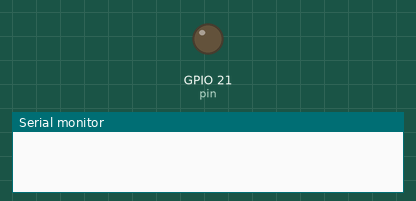
Recording of a program running on a simulated Seeed XIAO ESP32-S3. Parts: output pins drawn as LEDs (lit = HIGH), the last lines printed to the serial monitor. Dashed ring = blinking.

Above: at 1.0 s.
At 2.2 s:
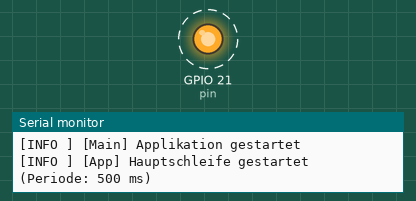
Timing chart, 0 to 3.0 s (numbered marks = the images above):
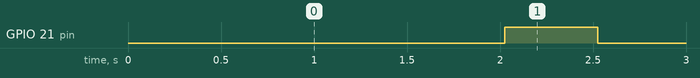

Measured:
- by itself, GPIO 21 (pin): alternates HIGH for 0.50 s and LOW for 0.50 s

The program:

main.cpp
```cpp
/**
 * @file    main.cpp
 * @brief   Arduino Entry-Point (setup/loop).
 *
 * Initialisiert Serial mit Startup-Delay, zeigt Banner,
 * und uebergibt Kontrolle an die Applikation.
 */

/* ============================================================================
 * INCLUDES
 * ============================================================================ */
#include "app/app.hpp"

#include "common/app_config.h"
#include "hw/serial_hal.h"

#include <Arduino.h>

/* ============================================================================
 * PRIVATE KONSTANTEN
 * ============================================================================ */

/** @brief Modul-Tag fuer Log-Ausgaben. */
static const char *const TAG = "Main";

/* ============================================================================
 * GLOBALE VARIABLEN
 * ============================================================================ */

/** @brief Applikationsinstanz (statisch, Lebensdauer = Programmlaufzeit). */
static App g_app;

/* ============================================================================
 * PRIVATE FUNKTIONEN
 * ============================================================================ */

/**
 * @brief Gibt Startup-Banner mit Versionsinformationen aus.
 */
static void printBanner(void)
{
    serial_hal_separator();
    serial_hal_printf("  %s v%u.%u.%u\n",
                      APP_NAME,
                      APP_VERSION_MAJOR,
                      APP_VERSION_MINOR,
                      APP_VERSION_PATCH);
    serial_hal_printf("  Board: Seeed XIAO ESP32S3\n");
    serial_hal_separator();
    serial_hal_printf("\n");
}

/* ============================================================================
 * ARDUINO ENTRY POINTS
 * ============================================================================ */

/**
 * @brief Arduino Setup-Funktion (einmalig nach Reset).
 */
void setup()
{
    /* Serial mit Startup-Delay initialisieren */
    (void)serial_hal_init(APP_SERIAL_BAUD, APP_SERIAL_STARTUP_MS);

    /* Startup-Banner ausgeben */
    printBanner();

    serial_hal_log(LOG_LEVEL_INFO, TAG, "Initialisiere...");

    /* Applikation initialisieren */
    const error_code_e st = g_app.init();
    if (st < 0) {
        serial_hal_log(LOG_LEVEL_ERROR, TAG, "Init fehlgeschlagen: %d",
                       static_cast<int>(st));

        /* Fehler: Endlosschleife */
        for (;;) {
            delay(APP_ERROR_DELAY_MS);
        }
    }

    serial_hal_log(LOG_LEVEL_INFO, TAG, "Applikation gestartet");
    serial_hal_printf("\n");

    /* Kontrolle an Hauptschleife uebergeben (blockiert) */
    g_app.run_forever();
}

/**
 * @brief Arduino Loop-Funktion (ungenutzt, da run_forever() blockiert).
 */
void loop()
{
    /* Nicht erreichbar */
}
```

error_codes.h
```cpp
/**
 * @file    error_codes.h
 * @brief   Globale Fehlercodes fuer das gesamte Projekt.
 *
 * Alle Funktionen, die fehlschlagen koennen, geben error_code_e zurueck.
 * Konvention: 0 = Erfolg, negative Werte = Fehler (BARR-C).
 */

#ifndef ERROR_CODES_H_
#define ERROR_CODES_H_

/* ============================================================================
 * INCLUDES
 * ============================================================================ */
#include <stdint.h>

/* ============================================================================
 * TYPES
 * ============================================================================ */

/**
 * @brief Fehlercodes mit APP_ERR_ Praefix (vermeidet Kollision mit lwIP).
 */
typedef enum {
    APP_ERR_SUCCESS = 0,        /**< Kein Fehler, Operation erfolgreich */
    APP_ERR_NULL_POINTER = -1,  /**< Ungueltiger NULL-Zeiger uebergeben */
    APP_ERR_INVALID_ARG = -2,   /**< Ungueltiges Argument */
    APP_ERR_INVALID_STATE = -3, /**< Ungueltige Zustandsmaschine */
    APP_ERR_HW_FAILURE = -4,    /**< Hardware-Fehler (Treiber/Peripherie) */
    APP_ERR_TIMEOUT = -5        /**< Zeitlimit ueberschritten */
} error_code_e;

#endif /* ERROR_CODES_H_ */
```

app.cpp
```cpp
/**
 * @file    app.cpp
 * @brief   Implementierung der Hauptapplikationsklasse.
 */

/* ============================================================================
 * INCLUDES
 * ============================================================================ */
#include "app/app.hpp"

#include "common/app_config.h"
#include "hw/serial_hal.h"

#include "freertos/FreeRTOS.h"
#include "freertos/task.h"

/* ============================================================================
 * PRIVATE KONSTANTEN
 * ============================================================================ */

/** @brief Modul-Tag fuer Log-Ausgaben. */
static const char *const TAG = "App";

/* ============================================================================
 * OEFFENTLICHE METHODEN
 * ============================================================================ */

error_code_e App::init()
{
    serial_hal_log(LOG_LEVEL_DEBUG, TAG, "GPIO %d als LED konfigurieren",
                   static_cast<int>(APP_BLINK_GPIO));

    /* LED-Konfiguration aus zentraler Config uebernehmen */
    _led_cfg.pin = APP_BLINK_GPIO;
    _led_cfg.is_active_high = true;

    const error_code_e err = gpio_hal_init_output(&_led_cfg);
    if (err != APP_ERR_SUCCESS) {
        serial_hal_log(LOG_LEVEL_ERROR, TAG, "GPIO Init fehlgeschlagen");
        return err;
    }

    serial_hal_log(LOG_LEVEL_INFO, TAG, "LED initialisiert (GPIO %d)",
                   static_cast<int>(_led_cfg.pin));

    return APP_ERR_SUCCESS;
}

void App::run_forever()
{
    serial_hal_log(LOG_LEVEL_INFO, TAG, "Hauptschleife gestartet (Periode: %u ms)",
                   APP_BLINK_PERIOD_MS);

    /* Endlosschleife - kehrt nie zurueck */
    for (;;) {
        _toggle_led();
        vTaskDelay(pdMS_TO_TICKS(APP_BLINK_PERIOD_MS));
    }
}

/* ============================================================================
 * PRIVATE METHODEN
 * ============================================================================ */

void App::_toggle_led()
{
    _led_on = !_led_on;
    /* Rueckgabewert ignoriert: LED-Fehler nicht kritisch */
    (void)gpio_hal_write(_led_cfg.pin, _led_on);
}
```

app.hpp
```cpp
/**
 * @file    app.hpp
 * @brief   Hauptapplikationsklasse.
 *
 * Kapselt die Applikationslogik. Hardware-Zugriff nur ueber HAL.
 */

#pragma once

/* ============================================================================
 * INCLUDES
 * ============================================================================ */
#include "common/error_codes.h"
#include "hw/gpio_hal.h"

/**
 * @brief Hauptapplikation (Singleton-artig in main.cpp instanziiert).
 *
 * Verwaltet LED-Blink-Logik. Erweiterbar fuer weitere Peripherie.
 */
class App final {
  public:
    App() = default;

    /**
     * @brief Initialisiert Hardware und internen Zustand.
     * @return APP_ERR_SUCCESS bei Erfolg, negativer Fehlercode bei Fehler.
     */
    error_code_e init();

    /**
     * @brief Blockierende Hauptschleife (kehrt nie zurueck).
     */
    void run_forever();

  private:
    gpio_hal_cfg_t _led_cfg{};     /**< LED-Konfiguration */
    bool           _led_on{false}; /**< Aktueller LED-Zustand */

    /**
     * @brief Toggelt den LED-Zustand.
     */
    void _toggle_led();
};
```

app_config.h
```cpp
/**
 * @file    app_config.h
 * @brief   Zentrale Konfigurationskonstanten (Datenstand).
 *
 * Alle Magic Numbers gehoeren hierher, nicht in den Code.
 * Board-spezifische Pins im Datenblatt pruefen.
 */

#ifndef APP_CONFIG_H_
#define APP_CONFIG_H_

/* ============================================================================
 * INCLUDES
 * ============================================================================ */
#include "driver/gpio.h"

/* ============================================================================
 * KONFIGURATION - HARDWARE
 * ============================================================================ */

/** @brief GPIO-Pin fuer Status-LED (Board-abhaengig). */
#define APP_BLINK_GPIO (GPIO_NUM_21)

/** @brief Blinkperiode in Millisekunden. */
#define APP_BLINK_PERIOD_MS (500U)

/* ============================================================================
 * KONFIGURATION - SERIAL
 * ============================================================================ */

/** @brief Baudrate fuer Serial-Ausgabe. */
#define APP_SERIAL_BAUD (115200U)

/** @brief Wartezeit nach Serial.begin() damit Monitor verbinden kann (ms). */
#define APP_SERIAL_STARTUP_MS (2000U)

/** @brief Poll-Intervall beim Warten auf Serial (ms). */
#define APP_SERIAL_POLL_MS (10U)

/** @brief Delay bei kritischem Fehler in Millisekunden. */
#define APP_ERROR_DELAY_MS (1000U)

/* ============================================================================
 * KONFIGURATION - VERSION
 * ============================================================================ */

/** @brief Applikationsname. */
#define APP_NAME "esp32s3_ref"

/** @brief Versionsnummern. */
#define APP_VERSION_MAJOR (1U)
#define APP_VERSION_MINOR (0U)
#define APP_VERSION_PATCH (0U)

#endif /* APP_CONFIG_H_ */
```

serial_hal.h
```cpp
/**
 * @file    serial_hal.h
 * @brief   Hardware-Abstraktionsschicht fuer serielle Ausgabe.
 *
 * Kapselt Arduino Serial. Stellt sicher, dass fruehe Ausgaben
 * nach Reset nicht verloren gehen (Startup-Delay).
 */

#ifndef SERIAL_HAL_H_
#define SERIAL_HAL_H_

/* ============================================================================
 * INCLUDES
 * ============================================================================ */
#include "common/error_codes.h"

#include <stdarg.h>
#include <stdbool.h>
#include <stdint.h>

#ifdef __cplusplus
extern "C" {
#endif

/* ============================================================================
 * TYPES
 * ============================================================================ */

/**
 * @brief Log-Level fuer strukturierte Ausgaben.
 */
typedef enum {
    LOG_LEVEL_DEBUG = 0, /**< Debug-Informationen */
    LOG_LEVEL_INFO = 1,  /**< Normale Informationen */
    LOG_LEVEL_WARN = 2,  /**< Warnungen */
    LOG_LEVEL_ERROR = 3  /**< Fehler */
} log_level_e;

/* ============================================================================
 * OEFFENTLICHE FUNKTIONEN
 * ============================================================================ */

/**
 * @brief Initialisiert serielle Schnittstelle mit Startup-Delay.
 *
 * Wartet nach Initialisierung, damit der Monitor verbinden kann
 * und fruehe Ausgaben nicht verloren gehen.
 *
 * @param[in] baud         Baudrate (z.B. 115200).
 * @param[in] startup_ms   Wartezeit nach Init in Millisekunden.
 * @return APP_ERR_SUCCESS bei Erfolg.
 */
error_code_e serial_hal_init(uint32_t baud, uint32_t startup_ms);

/**
 * @brief Gibt formatierten Text aus (printf-Syntax).
 *
 * @param[in] format  Format-String.
 * @param[in] ...     Variable Argumente.
 */
void serial_hal_printf(const char *format, ...);

/**
 * @brief Gibt Log-Nachricht mit Level und Modul-Tag aus.
 *
 * Format: "[LEVEL] [tag] message"
 *
 * @param[in] level   Log-Level.
 * @param[in] tag     Modul-Name (z.B. "App", "GPIO").
 * @param[in] format  Format-String.
 * @param[in] ...     Variable Argumente.
 */
void serial_hal_log(log_level_e level, const char *tag, const char *format, ...);

/**
 * @brief Gibt Trennlinie aus (fuer Startup-Banner).
 */
void serial_hal_separator(void);

#ifdef __cplusplus
} /* extern "C" */
#endif

#endif /* SERIAL_HAL_H_ */
```

serial_hal.cpp
```cpp
/**
 * @file    serial_hal.cpp
 * @brief   Implementierung der Serial Hardware-Abstraktionsschicht.
 *
 * Als C++ kompiliert wegen Arduino Serial-Objekt,
 * aber mit extern "C" Linkage fuer C-Kompatibilitaet.
 */

/* ============================================================================
 * INCLUDES
 * ============================================================================ */
#include "hw/serial_hal.h"

#include "common/app_config.h"

#include <Arduino.h>
#include <cstdio>

/* ============================================================================
 * PRIVATE KONSTANTEN
 * ============================================================================ */

/** @brief Maximale Laenge einer Log-Zeile. */
static constexpr size_t LOG_BUFFER_SIZE = 128U;

/** @brief Trennlinie fuer Banner. */
static const char SEPARATOR[] = "----------------------------------------";

/** @brief Level-Strings fuer Log-Ausgabe. */
static const char *const LEVEL_STRINGS[] = {"DEBUG", "INFO ", "WARN ", "ERROR"};

/* ============================================================================
 * OEFFENTLICHE FUNKTIONEN (extern "C")
 * ============================================================================ */

extern "C" {

error_code_e serial_hal_init(uint32_t baud, uint32_t startup_ms)
{
    Serial.begin(baud);

    /* Warten bis Serial bereit (USB CDC) */
    while (!Serial) {
        delay(APP_SERIAL_POLL_MS);
    }

    /* Zusaetzliche Wartezeit damit Monitor verbinden kann */
    if (startup_ms > 0U) {
        delay(startup_ms);
    }

    /* Bildschirm leeren und Cursor nach oben (ANSI Escape) */
    Serial.print("\033[2J\033[H");

    return APP_ERR_SUCCESS;
}

void serial_hal_printf(const char *format, ...)
{
    if (format == nullptr) {
        return;
    }

    char buffer[LOG_BUFFER_SIZE];
    va_list args;

    va_start(args, format);
    (void)vsnprintf(buffer, sizeof(buffer), format, args);
    va_end(args);

    Serial.print(buffer);
}

void serial_hal_log(log_level_e level, const char *tag, const char *format, ...)
{
    if ((format == nullptr) || (tag == nullptr)) {
        return;
    }

    /* Level validieren */
    if (level > LOG_LEVEL_ERROR) {
        level = LOG_LEVEL_ERROR;
    }

    char buffer[LOG_BUFFER_SIZE];
    va_list args;

    va_start(args, format);
    (void)vsnprintf(buffer, sizeof(buffer), format, args);
    va_end(args);

    /* Format: [LEVEL] [tag] message */
    Serial.printf("[%s] [%s] %s\n", LEVEL_STRINGS[level], tag, buffer);
}

void serial_hal_separator(void)
{
    Serial.println(SEPARATOR);
}

} /* extern "C" */
```

gpio_hal.h
```cpp
/**
 * @file    gpio_hal.h
 * @brief   Hardware-Abstraktionsschicht fuer GPIO.
 *
 * Kapselt ESP-IDF GPIO-Treiber. Applikationscode greift nur
 * ueber diese Schnittstelle auf GPIOs zu.
 */

#ifndef GPIO_HAL_H_
#define GPIO_HAL_H_

/* ============================================================================
 * INCLUDES
 * ============================================================================ */
#include "common/error_codes.h"
#include "driver/gpio.h"

#include <stdbool.h>

#ifdef __cplusplus
extern "C" {
#endif

/* ============================================================================
 * TYPES
 * ============================================================================ */

/**
 * @brief Konfiguration fuer einen GPIO-Ausgang.
 */
typedef struct {
    gpio_num_t pin;      /**< GPIO-Pinnummer (ESP-IDF Typ) */
    bool is_active_high; /**< true = High-Aktiv, false = Low-Aktiv */
} gpio_hal_cfg_t;

/* ============================================================================
 * OEFFENTLICHE FUNKTIONEN
 * ============================================================================ */

/**
 * @brief Initialisiert einen GPIO als Ausgang.
 *
 * @param[in] p_cfg  Zeiger auf Konfigurationsstruktur.
 * @return APP_ERR_SUCCESS bei Erfolg, negativer Fehlercode bei Fehler.
 */
error_code_e gpio_hal_init_output(const gpio_hal_cfg_t *p_cfg);

/**
 * @brief Setzt den Pegel eines GPIO-Ausgangs.
 *
 * @param[in] pin    GPIO-Pinnummer.
 * @param[in] level  true = aktiver Pegel, false = inaktiver Pegel.
 * @return APP_ERR_SUCCESS bei Erfolg, negativer Fehlercode bei Fehler.
 *
 * @note Nicht ISR-sicher falls Logging hinzugefuegt wird.
 */
error_code_e gpio_hal_write(gpio_num_t pin, bool level);

#ifdef __cplusplus
} /* extern "C" */
#endif

#endif /* GPIO_HAL_H_ */
```

gpio_hal.c
```cpp
/**
 * @file    gpio_hal.c
 * @brief   Implementierung der GPIO Hardware-Abstraktionsschicht.
 */

/* ============================================================================
 * INCLUDES
 * ============================================================================ */
#include "hw/gpio_hal.h"

/* ============================================================================
 * PRIVATE FUNKTIONEN
 * ============================================================================ */

/**
 * @brief Wandelt bool in GPIO-Pegel (0/1) um.
 *
 * Explizite Konvertierung vermeidet implizite Casts (MISRA).
 *
 * @param[in] v  Boolean-Wert.
 * @return 1 bei true, 0 bei false.
 */
static int boolToLevel(bool v)
{
    return (v != false) ? 1 : 0;
}

/* ============================================================================
 * OEFFENTLICHE FUNKTIONEN
 * ============================================================================ */

error_code_e gpio_hal_init_output(const gpio_hal_cfg_t *p_cfg)
{
    /* Nullzeiger-Pruefung (defensive Programmierung) */
    if (p_cfg == NULL) {
        return APP_ERR_NULL_POINTER;
    }

    /* GPIO-Konfiguration aufbauen */
    gpio_config_t io_conf = {0};
    io_conf.intr_type = GPIO_INTR_DISABLE;
    io_conf.mode = GPIO_MODE_OUTPUT;
    io_conf.pin_bit_mask = (1ULL << (uint32_t)p_cfg->pin);
    io_conf.pull_down_en = GPIO_PULLDOWN_DISABLE;
    io_conf.pull_up_en = GPIO_PULLUP_DISABLE;

    /* ESP-IDF Treiber aufrufen */
    const esp_err_t err = gpio_config(&io_conf);
    if (err != ESP_OK) {
        return APP_ERR_HW_FAILURE;
    }

    /* Startzustand: inaktiv (invertierte Logik bei active-low) */
    (void)gpio_set_level(p_cfg->pin, p_cfg->is_active_high ? 0 : 1);

    return APP_ERR_SUCCESS;
}

error_code_e gpio_hal_write(gpio_num_t pin, bool level)
{
    const esp_err_t err = gpio_set_level(pin, boolToLevel(level));
    return (err == ESP_OK) ? APP_ERR_SUCCESS : APP_ERR_HW_FAILURE;
}
```
